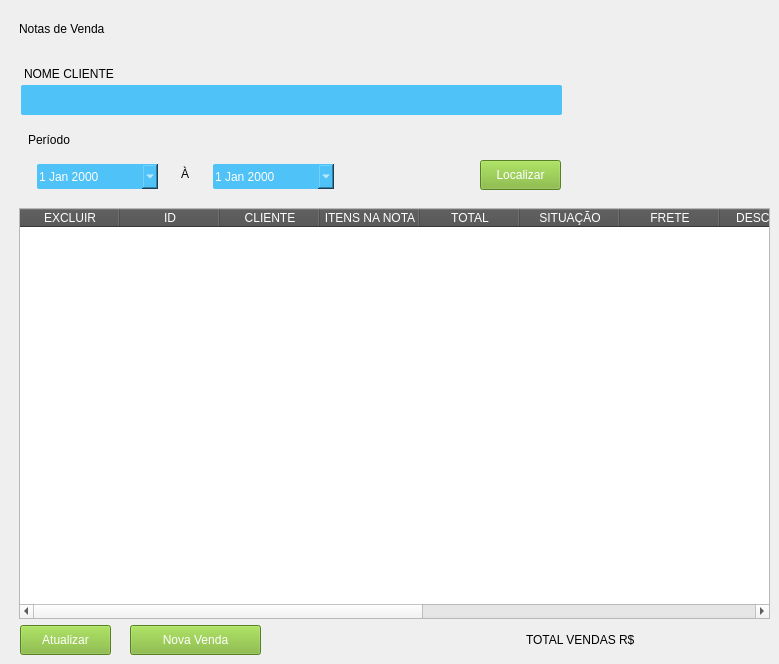
       <widget class="QWidget" name="formDataTableVenda">
        <widget class="QPushButton" name="btn_refresh_data_table_venda">
         <property name="geometry">
          <rect>
           <x>20</x>
           <y>625</y>
           <width>91</width>
           <height>30</height>
          </rect>
         </property>
         <property name="styleSheet">
          <string notr="true">QPushButton {
	font: 10pt &quot;Arial&quot;;
	background-color: #7AB32E;
	color: #FFF;
 }
QPushButton:hover{
	background-color: rgb(0, 170, 0);
}</string>
         </property>
         <property name="text">
          <string>Atualizar</string>
         </property>
         <property name="icon">
          <iconset>
           <normaloff>icons/iconRefresh.png</normaloff>icons/iconRefresh.png</iconset>
         </property>
        </widget>
        <widget class="QLabel" name="lbl_titulo_cadastro_venda">
         <property name="geometry">
          <rect>
           <x>19</x>
           <y>13</y>
           <width>741</width>
           <height>31</height>
          </rect>
         </property>
         <property name="styleSheet">
          <string notr="true">font: 700 20pt &quot;Arial&quot;;
border-bottom: 2px solid;</string>
         </property>
         <property name="text">
          <string>Notas de Venda</string>
         </property>
        </widget>
        <widget class="QPushButton" name="btn_search_pedido_venda">
         <property name="geometry">
          <rect>
           <x>480</x>
           <y>160</y>
           <width>81</width>
           <height>30</height>
          </rect>
         </property>
         <property name="styleSheet">
          <string notr="true">QPushButton {
	font: 10pt &quot;Arial&quot;;
	background-color: #7AB32E;
	color: #FFF;
 }
QPushButton:hover{
	background-color: rgb(0, 170, 0);
}</string>
         </property>
         <property name="text">
          <string>Localizar</string>
         </property>
         <property name="icon">
          <iconset>
           <normaloff>icons/iconSearch.png</normaloff>icons/iconSearch.png</iconset>
         </property>
        </widget>
        <widget class="QLineEdit" name="search_pedido_cliente_nome">
         <property name="geometry">
          <rect>
           <x>21</x>
           <y>85</y>
           <width>541</width>
           <height>30</height>
          </rect>
         </property>
         <property name="styleSheet">
          <string notr="true">QLineEdit{
	background-color: #4fc2f7;
	font: 12pt &quot;Arial&quot;;
	color: rgb(255, 255, 255);
	border:none;
	border-radius: 2px;
}

QLineEdit:Focus {
	border: 1px solid red;
}</string>
         </property>
        </widget>
        <widget class="QTableWidget" name="dt_Venda">
         <property name="geometry">
          <rect>
           <x>19</x>
           <y>208</y>
           <width>751</width>
           <height>411</height>
          </rect>
         </property>
         <property name="styleSheet">
          <string notr="true">::section { background-color:#4f4f4f; color:#ffffff; }</string>
         </property>
         <column>
          <property name="text">
           <string>EXCLUIR</string>
          </property>
         </column>
         <column>
          <property name="text">
           <string>ID</string>
          </property>
         </column>
         <column>
          <property name="text">
           <string>CLIENTE</string>
          </property>
         </column>
         <column>
          <property name="text">
           <string>ITENS NA NOTA</string>
          </property>
         </column>
         <column>
          <property name="text">
           <string>TOTAL</string>
          </property>
         </column>
         <column>
          <property name="text">
           <string>SITUAÇÃO</string>
          </property>
         </column>
         <column>
          <property name="text">
           <string>FRETE</string>
          </property>
         </column>
         <column>
          <property name="text">
           <string>DESCONTO</string>
          </property>
         </column>
         <column>
          <property name="text">
           <string>DATA EMISSÃO</string>
          </property>
         </column>
         <column>
          <property name="text">
           <string>DATA ENTREGA</string>
          </property>
         </column>
         <column>
          <property name="text">
           <string>DATA VENCIMENTO</string>
          </property>
         </column>
         <column>
          <property name="text">
           <string>FORMA PAGTO</string>
          </property>
         </column>
         <column>
          <property name="text">
           <string>OBSERVAÇÃO</string>
          </property>
         </column>
        </widget>
        <widget class="QLabel" name="lbl_venda_nome">
         <property name="geometry">
          <rect>
           <x>24</x>
           <y>66</y>
           <width>141</width>
           <height>16</height>
          </rect>
         </property>
         <property name="styleSheet">
          <string notr="true">font: 700 10pt &quot;Arial&quot;;</string>
         </property>
         <property name="text">
          <string>NOME CLIENTE</string>
         </property>
        </widget>
        <widget class="QPushButton" name="btn_add_venda">
         <property name="geometry">
          <rect>
           <x>130</x>
           <y>625</y>
           <width>131</width>
           <height>30</height>
          </rect>
         </property>
         <property name="styleSheet">
          <string notr="true">QPushButton {
	font: 10pt &quot;Arial&quot;;
	background-color: #7AB32E;
	color: #FFF;
 }
QPushButton:hover{
	background-color: rgb(0, 170, 0);
}</string>
         </property>
         <property name="text">
          <string>Nova Venda</string>
         </property>
         <property name="icon">
          <iconset>
           <normaloff>icons/iconAdd.png</normaloff>icons/iconAdd.png</iconset>
         </property>
        </widget>
        <widget class="QDateEdit" name="venda_data_inicial">
         <property name="geometry">
          <rect>
           <x>37</x>
           <y>164</y>
           <width>121</width>
           <height>25</height>
          </rect>
         </property>
         <property name="styleSheet">
          <string notr="true">QDateEdit{
	background-color: #4fc2f7;
	font: 12pt &quot;Arial&quot;;
	color: rgb(255, 255, 255);
	border:none;
	border-radius: 2px;
}

QDateEdit:Focus {
	border: 1px solid red;
}</string>
         </property>
         <property name="calendarPopup">
          <bool>true</bool>
         </property>
        </widget>
        <widget class="QDateEdit" name="venda_data_final">
         <property name="geometry">
          <rect>
           <x>213</x>
           <y>164</y>
           <width>121</width>
           <height>25</height>
          </rect>
         </property>
         <property name="styleSheet">
          <string notr="true">QDateEdit{
	background-color: #4fc2f7;
	font: 12pt &quot;Arial&quot;;
	color: rgb(255, 255, 255);
	border:none;
	border-radius: 2px;
}

QDateEdit:Focus {
	border: 1px solid red;
}</string>
         </property>
         <property name="calendarPopup">
          <bool>true</bool>
         </property>
        </widget>
        <widget class="QLabel" name="lbl_venda_periodo">
         <property name="geometry">
          <rect>
           <x>28</x>
           <y>124</y>
           <width>311</width>
           <height>31</height>
          </rect>
         </property>
         <property name="styleSheet">
          <string notr="true">font: 700 14pt &quot;Arial&quot;;
border-bottom: 2px solid;</string>
         </property>
         <property name="text">
          <string>Período</string>
         </property>
        </widget>
        <widget class="QLabel" name="lbl_venda_vogal">
         <property name="geometry">
          <rect>
           <x>181</x>
           <y>166</y>
           <width>16</width>
           <height>16</height>
          </rect>
         </property>
         <property name="text">
          <string>À</string>
         </property>
        </widget>
        <widget class="QLabel" name="lbl_venda_total_value">
         <property name="geometry">
          <rect>
           <x>526</x>
           <y>632</y>
           <width>241</width>
           <height>16</height>
          </rect>
         </property>
         <property name="styleSheet">
          <string notr="true">font: 700 10pt &quot;Arial&quot;;</string>
         </property>
         <property name="text">
          <string>TOTAL VENDAS R$</string>
         </property>
        </widget>
       </widget>
